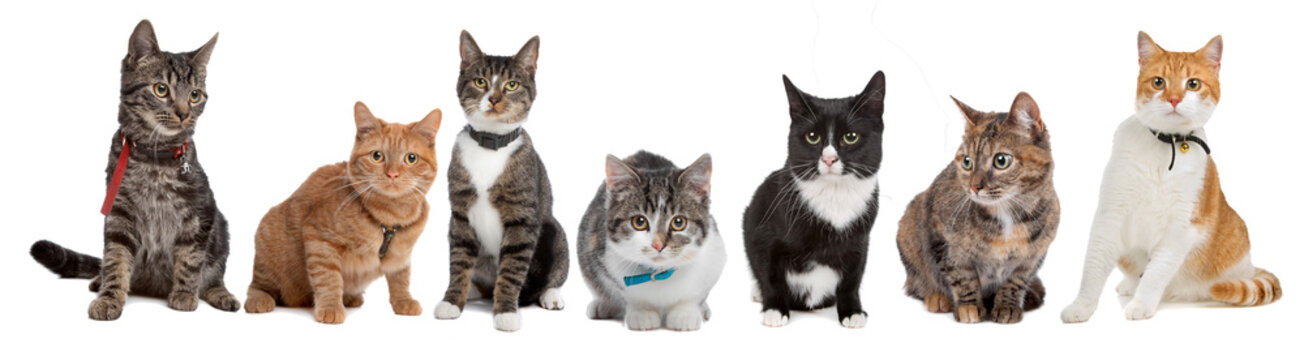
#> input picture tutorials/images/cats.jpg, 1304 x 360 px
$ python contour_detection.py
#> lines starting #> are read from the running program, lines starting #| are printed output that depends on the picture; after the words box and inside, x2 and y2 are one past the last pixel; in counts of white or black regions, pixels touching at a corner belong together
#===
# This script demonstrates contour detection
#
# Functions used:
# - findContours()
# - copy()
# - drawContours()
# - split()
#===
import cv2

# === Grayscale version ===

# Read the image as grayscale
img = cv2.imread("../images/cats.jpg")
#> img is the input picture: shape (360, 1304, 3); mean B, G, R 195.3, 200.4, 207.8
img_gray = cv2.cvtColor(img,cv2.COLOR_BGR2GRAY)
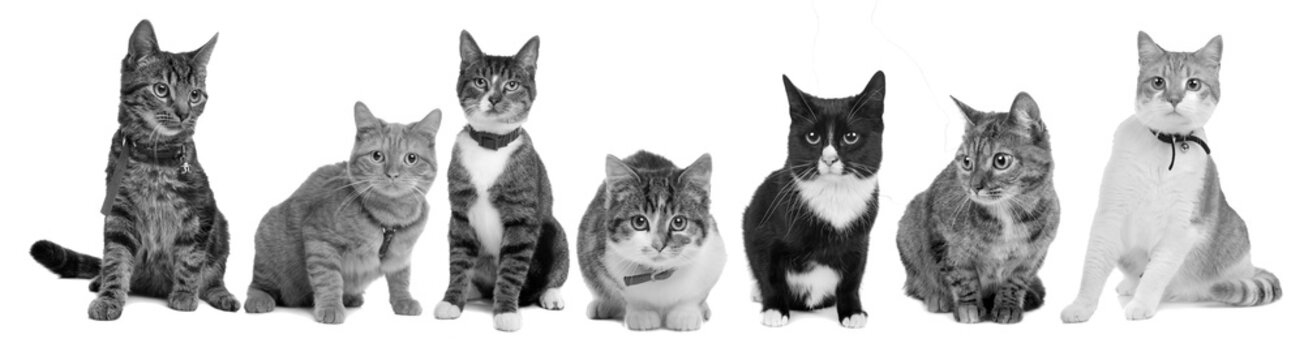
#> img_gray: shape (360, 1304); min 0, max 255, mean 202.1

# Apply binary thresholding
thresh    = 230
max_value = 255
ret, dst = cv2.threshold(img_gray, thresh, max_value,
                        cv2.THRESH_BINARY)
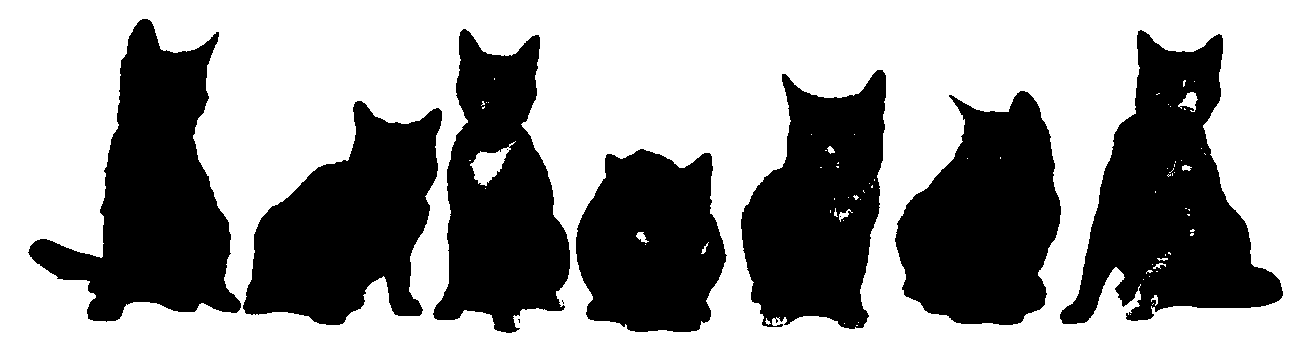
#> dst: shape (360, 1304); 59.5% white; 11 black regions (4 under 20 px)
#> ret = 230

# Find and draw contours using findContours()
#  - mode determines the type of contours
#  - method determines the contour retrieval
#    algorithm
contours, hierarchy = cv2.findContours(image=dst,
                                       mode=cv2.RETR_TREE,
                                       method=cv2.CHAIN_APPROX_NONE)
#> contours = 87 contours, 72 with area under 20; largest, box (x1, y1, x2, y2) and area: (0, 0, 1304, 360) 467777, (1059, 29, 1284, 325) 33520, (27, 18, 242, 323) 31126, (894, 90, 1062, 326) 27334, (242, 100, 443, 326) 27266

# Draw the contours
img_copy = img.copy()
#> (the run stopped early here; a loop or call above may not have finished)
